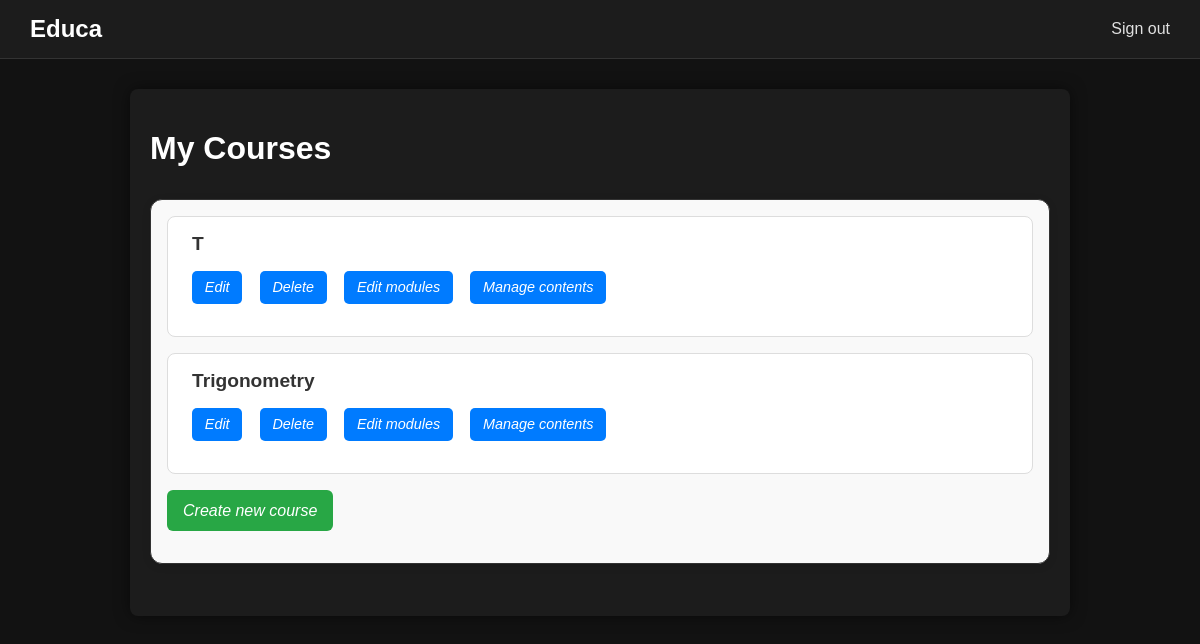
The app's page /course/mine/ (signed in) with its own data.
### courses/models.py (models this page shows, shortened)
class Course(models.Model):
    owner = models.ForeignKey(
        User,
        related_name='courses_created',
        on_delete=models.CASCADE
    )
    subject = models.ForeignKey(
        Subject,
        related_name='courses',
        on_delete=models.CASCADE
    )
    title = models.CharField(max_length=200)
    slug = models.SlugField(max_length=200, unique=True)
    overview = models.TextField()
    created = models.DateTimeField(auto_now_add=True)
    students = models.ManyToManyField(User,
                                      related_name='courses_joined',
                                      blank=True)
    class Meta:
        ordering = ['-created']

### courses/views.py (the view, shortened to what this page needs)
class ManageCourseListView(ListView):
    model = Course
    template_name = 'courses/manage/course/list.html'

### courses/views.py (called while the page is built)
    def get_queryset(self):
        qs = super().get_queryset()
        return qs.filter(owner=self.request.user)

### courses/templates/courses/manage/course/list.html (shortened to what this page needs)
{% extends "base.html" %}
{% load static %}
{% block content %}
<link rel="stylesheet" href="{% static 'courses/manage/course/list.css' %}">
<h1>My Courses</h1>
<div class="module">
    {% for course in object_list %}
        <div class="course-info">
            <h3>{{ course.title }}</h3>
            <p>
                <a href="{% url 'course_edit' course.id %}">Edit</a>
                <a href="{% url 'course_delete' course.id %}">Delete</a>
                <a href="{% url "course_module_update" course.id %}">Edit modules</a>
                {% if course.modules.count > 0 %}
                <a href="{% url 'module_content_list' course.modules.first.id %}">Manage contents</a>
                {% endif %}
            </p>
        </div>
    {% empty %}
        <p>You haven't created any courses yet.</p>
    {% endfor %}
    <p>
        <a href="{% url 'course_create' %}" class="button">Create new course</a>
    </p>
</div>
{% endblock %}

### courses/static/courses/css/base.css (style rules this page uses)
body { margin: 0; font-family: Arial, sans-serif; background-color: #121212; color: #e0e0e0; }
a { color: #1e90ff; text-decoration: none; }
.module { margin: 20px 0; padding: 15px; background-color: #2a2a2a; border-radius: 6px; border: 1px solid #333; }
h1, h2, h3, h4, h5 { color: #ffffff; }
p { line-height: 1.6; }

### courses/static/courses/manage/course/list.css (style rules this page uses)
.module { max-width: 900px; margin: 2rem auto; padding: 1rem; background-color: #f9f9f9; border-radius: 12px; box-shadow: 0 2px 8px rgba(0,0,0,0.1); font-family: Arial, sans-serif; }
.course-info { background-color: #fff; border: 1px solid #ddd; padding: 1rem 1.5rem; margin-bottom: 1rem; border-radius: 8px; transition: transform 0.2s, box-shadow 0.2s; }
.course-info h3 { margin: 0 0 0.5rem 0; font-size: 1.2rem; color: #333; }
.course-info p a { display: inline-block; margin-right: 0.8rem; padding: 0.3rem 0.8rem; text-decoration: none; color: #fff; background-color: #007bff; border-radius: 5px; font-size: 0.9rem; transition: background-color 0.2s; }
.button { display: inline-block; padding: 0.5rem 1rem; background-color: #28a745; color: #fff; border-radius: 6px; text-decoration: none; transition: background-color 0.2s; }
.module p { font-style: italic; color: #666; }

### records on screen
Course: title "T", shows "Manage contents"
Course: title "Trigonometry", shows "Manage contents"
